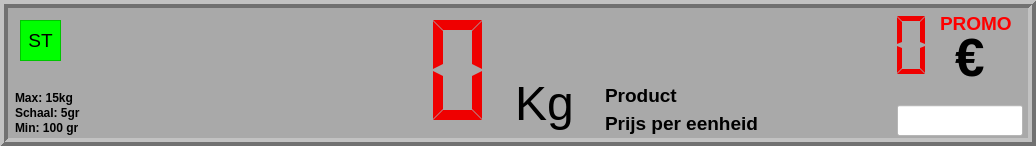
  <widget class="QFrame" name="frame_2">
   <property name="geometry">
    <rect>
     <x>5</x>
     <y>5</y>
     <width>1036</width>
     <height>146</height>
    </rect>
   </property>
   <property name="styleSheet">
    <string notr="true">background-color: rgb(169, 169, 169);</string>
   </property>
   <property name="frameShape">
    <enum>QFrame::Box</enum>
   </property>
   <property name="frameShadow">
    <enum>QFrame::Raised</enum>
   </property>
   <property name="lineWidth">
    <number>4</number>
   </property>
   <widget class="QLCDNumber" name="lcdGewicht">
    <property name="geometry">
     <rect>
      <x>110</x>
      <y>10</y>
      <width>396</width>
      <height>121</height>
     </rect>
    </property>
    <property name="styleSheet">
     <string notr="true">color: rgb(239, 0, 0);</string>
    </property>
    <property name="frameShape">
     <enum>QFrame::NoFrame</enum>
    </property>
    <property name="digitCount">
     <number>6</number>
    </property>
    <property name="segmentStyle">
     <enum>QLCDNumber::Flat</enum>
    </property>
   </widget>
   <widget class="QLabel" name="lbKg">
    <property name="geometry">
     <rect>
      <x>515</x>
      <y>75</y>
      <width>61</width>
      <height>56</height>
     </rect>
    </property>
    <property name="font">
     <font>
      <pointsize>36</pointsize>
      <weight>50</weight>
      <bold>false</bold>
     </font>
    </property>
    <property name="text">
     <string>Kg</string>
    </property>
   </widget>
   <widget class="QFrame" name="frmStable">
    <property name="geometry">
     <rect>
      <x>20</x>
      <y>20</y>
      <width>41</width>
      <height>41</height>
     </rect>
    </property>
    <property name="styleSheet">
     <string notr="true">background-color: rgb(0, 255, 0);
</string>
    </property>
    <property name="frameShape">
     <enum>QFrame::StyledPanel</enum>
    </property>
    <property name="frameShadow">
     <enum>QFrame::Raised</enum>
    </property>
    <widget class="QLabel" name="lbStatus">
     <property name="geometry">
      <rect>
       <x>5</x>
       <y>5</y>
       <width>31</width>
       <height>31</height>
      </rect>
     </property>
     <property name="font">
      <font>
       <pointsize>14</pointsize>
      </font>
     </property>
     <property name="text">
      <string>ST</string>
     </property>
     <property name="alignment">
      <set>Qt::AlignCenter</set>
     </property>
    </widget>
   </widget>
   <widget class="QLabel" name="lbMax">
    <property name="geometry">
     <rect>
      <x>15</x>
      <y>90</y>
      <width>81</width>
      <height>16</height>
     </rect>
    </property>
    <property name="font">
     <font>
      <weight>75</weight>
      <bold>true</bold>
     </font>
    </property>
    <property name="text">
     <string>Max: 15kg</string>
    </property>
   </widget>
   <widget class="QLabel" name="lbMin">
    <property name="geometry">
     <rect>
      <x>15</x>
      <y>120</y>
      <width>91</width>
      <height>16</height>
     </rect>
    </property>
    <property name="font">
     <font>
      <weight>75</weight>
      <bold>true</bold>
     </font>
    </property>
    <property name="text">
     <string>Min: 100 gr</string>
    </property>
   </widget>
   <widget class="QLabel" name="lbMax_3">
    <property name="geometry">
     <rect>
      <x>15</x>
      <y>105</y>
      <width>91</width>
      <height>16</height>
     </rect>
    </property>
    <property name="font">
     <font>
      <weight>75</weight>
      <bold>true</bold>
     </font>
    </property>
    <property name="text">
     <string>Schaal: 5gr</string>
    </property>
   </widget>
   <widget class="QLabel" name="lbProduct">
    <property name="geometry">
     <rect>
      <x>605</x>
      <y>80</y>
      <width>411</width>
      <height>31</height>
     </rect>
    </property>
    <property name="font">
     <font>
      <pointsize>14</pointsize>
      <weight>75</weight>
      <bold>true</bold>
     </font>
    </property>
    <property name="text">
     <string>Product</string>
    </property>
   </widget>
   <widget class="QLabel" name="lbPrijspereenheid">
    <property name="geometry">
     <rect>
      <x>605</x>
      <y>110</y>
      <width>401</width>
      <height>26</height>
     </rect>
    </property>
    <property name="font">
     <font>
      <pointsize>14</pointsize>
      <weight>75</weight>
      <bold>true</bold>
     </font>
    </property>
    <property name="text">
     <string>Prijs per eenheid</string>
    </property>
   </widget>
   <widget class="QLCDNumber" name="lcdPrijs">
    <property name="geometry">
     <rect>
      <x>605</x>
      <y>10</y>
      <width>341</width>
      <height>71</height>
     </rect>
    </property>
    <property name="styleSheet">
     <string notr="true">color: rgb(239, 0, 0);</string>
    </property>
    <property name="frameShape">
     <enum>QFrame::NoFrame</enum>
    </property>
    <property name="digitCount">
     <number>9</number>
    </property>
    <property name="segmentStyle">
     <enum>QLCDNumber::Flat</enum>
    </property>
   </widget>
   <widget class="QLabel" name="lbEuro">
    <property name="geometry">
     <rect>
      <x>955</x>
      <y>35</y>
      <width>61</width>
      <height>46</height>
     </rect>
    </property>
    <property name="font">
     <font>
      <pointsize>40</pointsize>
      <weight>75</weight>
      <bold>true</bold>
     </font>
    </property>
    <property name="text">
     <string>€</string>
    </property>
   </widget>
   <widget class="QLabel" name="lbPromo">
    <property name="geometry">
     <rect>
      <x>940</x>
      <y>15</y>
      <width>86</width>
      <height>16</height>
     </rect>
    </property>
    <property name="font">
     <font>
      <pointsize>14</pointsize>
      <weight>75</weight>
      <bold>true</bold>
     </font>
    </property>
    <property name="styleSheet">
     <string notr="true">color: rgb(255, 0, 0);</string>
    </property>
    <property name="text">
     <string>PROMO</string>
    </property>
   </widget>
   <widget class="QLineEdit" name="tbDiversePrijs">
    <property name="geometry">
     <rect>
      <x>897</x>
      <y>105</y>
      <width>126</width>
      <height>31</height>
     </rect>
    </property>
    <property name="styleSheet">
     <string notr="true">background-color: rgb(255, 255, 255);</string>
    </property>
    <property name="alignment">
     <set>Qt::AlignRight|Qt::AlignTrailing|Qt::AlignVCenter</set>
    </property>
   </widget>
  </widget>
